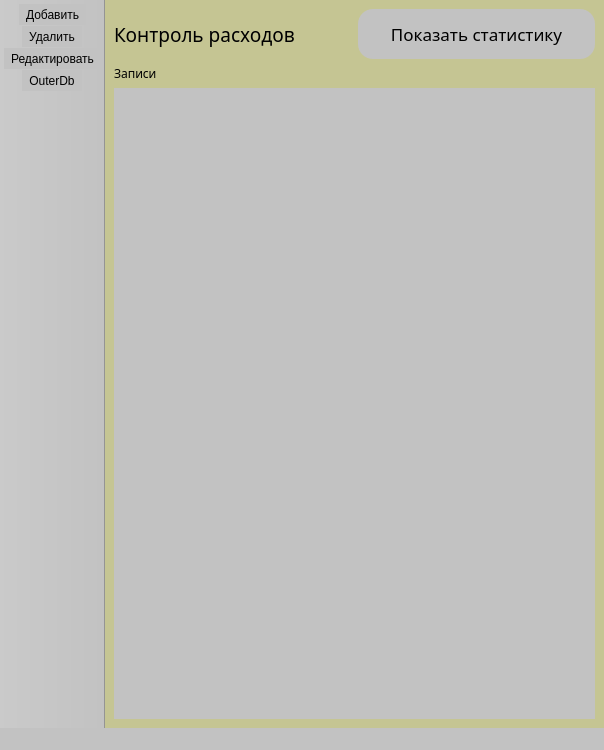
<?xml version="1.0" encoding="UTF-8"?>
<ui version="4.0">
 <class>MainWindow</class>
 <widget class="QMainWindow" name="MainWindow">
  <property name="geometry">
   <rect>
    <x>0</x>
    <y>0</y>
    <width>604</width>
    <height>750</height>
   </rect>
  </property>
  <property name="font">
   <font>
    <family>Segoe Print</family>
   </font>
  </property>
  <property name="windowTitle">
   <string>BudgetManager</string>
  </property>
  <property name="styleSheet">
   <string notr="true">background-color: rgb(197, 197, 147);
color: rgb(0, 0, 0);</string>
  </property>
  <property name="documentMode">
   <bool>false</bool>
  </property>
  <property name="dockOptions">
   <set>QMainWindow::AllowTabbedDocks|QMainWindow::AnimatedDocks</set>
  </property>
  <widget class="QWidget" name="centralwidget">
   <layout class="QGridLayout" name="gridLayout">
    <item row="0" column="1">
     <widget class="QPushButton" name="statButton">
      <property name="sizePolicy">
       <sizepolicy hsizetype="Minimum" vsizetype="Preferred">
        <horstretch>0</horstretch>
        <verstretch>0</verstretch>
       </sizepolicy>
      </property>
      <property name="font">
       <font>
        <family>Bahnschrift SemiCondensed</family>
        <pointsize>13</pointsize>
        <italic>false</italic>
        <bold>false</bold>
       </font>
      </property>
      <property name="styleSheet">
       <string notr="true">border-color: rgb(0,0,0);
border-width: 30px;
border-radius: 15px;
background-color: rgb(194, 194, 194);
font: 13pt &quot;Bahnschrift SemiCondensed&quot;;</string>
      </property>
      <property name="text">
       <string>Показать статистику</string>
      </property>
     </widget>
    </item>
    <item row="1" column="0">
     <widget class="QLabel" name="label_2">
      <property name="font">
       <font>
        <family>Bahnschrift SemiCondensed</family>
       </font>
      </property>
      <property name="text">
       <string>Записи</string>
      </property>
     </widget>
    </item>
    <item row="2" column="0" colspan="2">
     <widget class="QScrollArea" name="scrollArea">
      <property name="styleSheet">
       <string notr="true">background-color: rgb(194, 194, 194);
border-radius: 15 px;
</string>
      </property>
      <property name="widgetResizable">
       <bool>true</bool>
      </property>
      <widget class="QWidget" name="scrollAreaWidgetContents">
       <property name="geometry">
        <rect>
         <x>0</x>
         <y>0</y>
         <width>536</width>
         <height>599</height>
        </rect>
       </property>
       <property name="styleSheet">
        <string notr="true">background-color: rgb(194, 194, 194);</string>
       </property>
       <layout class="QVBoxLayout" name="verticalLayout">
        <item>
         <spacer name="verticalSpacer">
          <property name="orientation">
           <enum>Qt::Vertical</enum>
          </property>
          <property name="sizeHint" stdset="0">
           <size>
            <width>20</width>
            <height>556</height>
           </size>
          </property>
         </spacer>
        </item>
       </layout>
      </widget>
     </widget>
    </item>
    <item row="0" column="0">
     <widget class="QLabel" name="label">
      <property name="sizePolicy">
       <sizepolicy hsizetype="Preferred" vsizetype="Fixed">
        <horstretch>0</horstretch>
        <verstretch>0</verstretch>
       </sizepolicy>
      </property>
      <property name="minimumSize">
       <size>
        <width>0</width>
        <height>50</height>
       </size>
      </property>
      <property name="font">
       <font>
        <family>Bahnschrift SemiCondensed</family>
        <pointsize>14</pointsize>
       </font>
      </property>
      <property name="text">
       <string>Контроль расходов</string>
      </property>
     </widget>
    </item>
   </layout>
  </widget>
  <widget class="QMenuBar" name="menubar">
   <property name="geometry">
    <rect>
     <x>0</x>
     <y>0</y>
     <width>604</width>
     <height>25</height>
    </rect>
   </property>
  </widget>
  <widget class="QStatusBar" name="statusbar">
   <property name="styleSheet">
    <string notr="true">background-color: rgb(194, 194, 194);</string>
   </property>
  </widget>
  <widget class="QToolBar" name="toolBar">
   <property name="sizePolicy">
    <sizepolicy hsizetype="Fixed" vsizetype="Ignored">
     <horstretch>0</horstretch>
     <verstretch>0</verstretch>
    </sizepolicy>
   </property>
   <property name="windowTitle">
    <string>toolBar</string>
   </property>
   <property name="styleSheet">
    <string notr="true">background-color: rgb(194, 194, 194);</string>
   </property>
   <property name="movable">
    <bool>false</bool>
   </property>
   <attribute name="toolBarArea">
    <enum>LeftToolBarArea</enum>
   </attribute>
   <attribute name="toolBarBreak">
    <bool>false</bool>
   </attribute>
   <addaction name="addAction"/>
   <addaction name="deleteAction"/>
   <addaction name="editAction"/>
   <addaction name="outerDbAction"/>
  </widget>
  <action name="addAction">
   <property name="icon">
    <iconset resource="recources.qrc">
     <normaloff>:/imgSrc/images/addIcon.png</normaloff>:/imgSrc/images/addIcon.png</iconset>
   </property>
   <property name="text">
    <string>Добавить</string>
   </property>
  </action>
  <action name="deleteAction">
   <property name="icon">
    <iconset resource="recources.qrc">
     <normaloff>:/imgSrc/images/deleteIcon.png</normaloff>:/imgSrc/images/deleteIcon.png</iconset>
   </property>
   <property name="text">
    <string>Удалить</string>
   </property>
  </action>
  <action name="editAction">
   <property name="checkable">
    <bool>true</bool>
   </property>
   <property name="icon">
    <iconset resource="recources.qrc">
     <normaloff>:/imgSrc/images/editIcon.png</normaloff>:/imgSrc/images/editIcon.png</iconset>
   </property>
   <property name="text">
    <string>Редактировать</string>
   </property>
   <property name="menuRole">
    <enum>QAction::NoRole</enum>
   </property>
  </action>
  <action name="outerDbAction">
   <property name="icon">
    <iconset resource="recources.qrc">
     <normaloff>:/imgSrc/images/dbIcon.png</normaloff>:/imgSrc/images/dbIcon.png</iconset>
   </property>
   <property name="text">
    <string>OuterDb</string>
   </property>
   <property name="toolTip">
    <string>Внешняя БД</string>
   </property>
   <property name="menuRole">
    <enum>QAction::NoRole</enum>
   </property>
  </action>
 </widget>
 <resources>
  <include location="recources.qrc"/>
 </resources>
 <connections/>
</ui>
